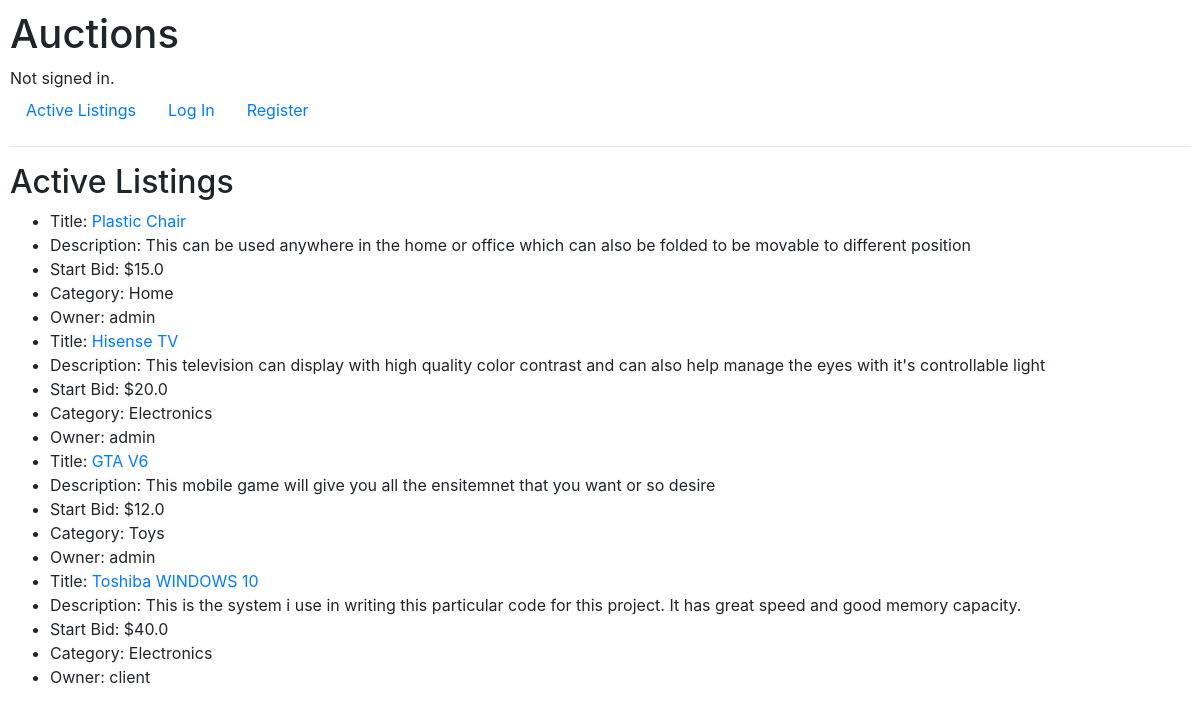
The page / on the database its author committed.
### auctions/models.py (models this page shows, shortened)
class Listing(models.Model):
    title = models.CharField(max_length=50)
    description = models.TextField(max_length=300)
    owner = models.ForeignKey("User", on_delete=models.CASCADE, related_name="listing_owner")
    start_bid = models.FloatField()
    last_bid = models.FloatField(blank=True, null=True)
    image_url = models.URLField(max_length=200, blank=True, null=True)
    category = models.ForeignKey("Category", on_delete=models.PROTECT, blank=True, null=True, related_name="listing_category")
    is_active = models.BooleanField(default=1)
    watchlist = models.ManyToManyField("User", blank=True, null=True, related_name="watchlist_listing")

class Category(models.Model):
    name = models.CharField(max_length=60)
    def __str__(self):
        return self.name

class User(AbstractUser):
    pass

### auctions/views.py (the view)
# urls.py: path("", views.index, name="index"),
def index(request):
    activeListing = Listing.objects.filter(is_active=True)
    return render(request, "auctions/index.html", {
        "activeListing": activeListing,
    })

### auctions/templates/auctions/index.html
{% extends "auctions/layout.html" %}
{% block body %}
    <h2>Active Listings</h2>
    {% if activeListing %}
    <ul>
        {% for listItem in activeListing %}
        <li>Title: <a href="{% url 'listing' listItem.id %}"> {{listItem.title}}</a></li>
        <li>Description: {{listItem.description}}</li>
        <li>Start Bid: ${{listItem.start_bid}}</li>
        <li>Category: {{listItem.category}}</li>
        <li>Owner: {{listItem.owner}}</li>
        {% endfor %}
    </ul>
    {% endif %}
{% endblock %}

### auctions/templates/auctions/layout.html (shortened to what this page needs)
{% load static %}
<!DOCTYPE html>
<html lang="en">
    <head>
        <link rel="stylesheet" href="https://stackpath.bootstrapcdn.com/bootstrap/4.4.1/css/bootstrap.min.css">
        <link href="{% static 'auctions/styles.css' %}" rel="stylesheet">
    </head>
    <body>
        <h1>Auctions</h1>
        <div>
            {% if user.is_authenticated %}
                Signed in as <strong>{{ user.username }}</strong>.
            {% else %}
                Not signed in.
            {% endif %}
        </div>
        <ul class="nav">
            <li class="nav-item">
                <a class="nav-link" href="{% url 'index' %}">Active Listings</a>
            </li>
            {% if user.is_authenticated %}
                <li class="nav-item">
                    <a class="nav-link" href="{% url 'logout' %}">Log Out</a>
                </li>
                <li class="nav-item">
                    <a class="nav-link" href="{% url 'createlisting' %}">Create Listing</a>
                <li class="nav-item">
                    <a class="nav-link" href="{% url 'watchlists' %}">Watchlist</a>
                </li>
                <li class="nav-item">
                    {% comment %} {% if categories %}
                    <form action="{% url 'index' %}" method="post">
                        {% csrf_token %}
                        <label for="categories">Choose Category:</label>
                        <select id="categories" name="categories">
                            {% for category in categories %}
                            <option value="{{category.name}}">{{category.name}}</option>
                            {% endfor %}
                        </select>
                        <input type="submit" value="Filter by category">
                    </form>
                    {% endif %} {% endcomment %}
                    <a href="{% url 'categories' %}"> Categories</a>
                </li>
            {% else %}
                <li class="nav-item">
                    <a class="nav-link" href="{% url 'login' %}">Log In</a>
                </li>
                <li class="nav-item">
                    <a class="nav-link" href="{% url 'register' %}">Register</a>
                </li>
            {% endif %}
        </ul>
        <hr>
        {% block body %}
        {% endblock %}
    </body>
</html>

### auctions/static/auctions/styles.css (style rules this page uses)
body { padding: 10px; }

### rows shown on the page
Listing: title "Plastic Chair", description "This can be used anywhere in the home or office which can also be folded to be movable to different position", start_bid "15.0", category "Home", owner "admin"
Listing: title "Hisense TV", description "This television can display with high quality color contrast and can also help manage the eyes with it's controllable light", start_bid "20.0", category "Electronics", owner "admin"
Listing: title "GTA V6", description "This mobile game will give you all the ensitemnet that you want or so desire", start_bid "12.0", category "Toys", owner "admin"
Listing: title "Toshiba WINDOWS 10", description "This is the system i use in writing this particular code for this project. It has great speed and good memory capacity.", start_bid "40.0", category "Electronics", owner "client"
